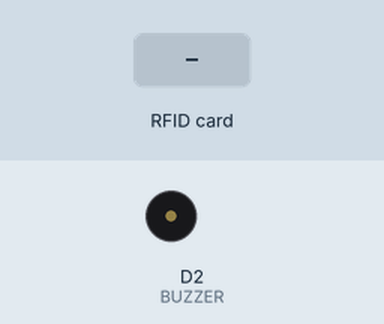
Simulated run of this sketch. Board: ESP8266 (NodeMCU). Parts: buzzer (waves = sounding, pin HIGH). The inputs (shaded band) are chosen by the test bench. WiFi joins after 1.5 s; servers stay silent unless stated; uploads are accepted with an empty reply; what the sketch prints to the serial monitor is not drawn.

Above: at 5.2 s.
5.3 s: RFID card 5E 7A 19 C4 held to the reader
At 5.5 s:
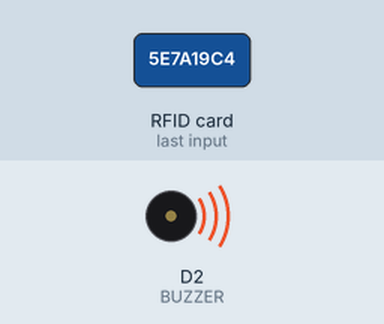
Timing chart, 0 to 8.3 s (numbered marks = the images above; inputs shaded):
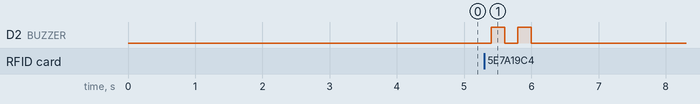

The sketch:

send_data_to_google_sheet.ino
```cpp
#include <SPI.h>
#include <MFRC522.h>
#include <Arduino.h>
#include <ESP8266WiFi.h>
#include <ESP8266WiFiMulti.h>
#include <ESP8266HTTPClient.h>
#include <WiFiClient.h>
#include <WiFiClientSecureBearSSL.h>

// Fingerprint for demo URL, expires on June 2, 2021, needs to be updated well before this date
const uint8_t fingerprint[20] = {0xED, 0x88, 0x16, 0x3C, 0xFE, 0xE3, 0x0A, 0x31, 0x34, 0xFF, 0xBE, 0x21, 0xB4, 0x92, 0xAA, 0x6F, 0xB9, 0xEA, 0xAA, 0xB5};
// ED 88 16 3C FE E3 0A 31 34 FF BE 21 B4 92 AA 6F B9 EA AA B5

#define RST_PIN  D3     // Configurable, see typical pin layout above
#define SS_PIN   D4     // Configurable, see typical pin layout above
#define BUZZER   D2     // Configurable, see typical pin layout above

MFRC522 mfrc522(SS_PIN, RST_PIN);  // Instance of the class
MFRC522::MIFARE_Key key;
ESP8266WiFiMulti WiFiMulti;
MFRC522::StatusCode status;

/* Be aware of Sector Trailer Blocks */
int blockNum = 2;

/* Create another array to read data from Block */
/* Legthn of buffer should be 2 Bytes more than the size of Block (16 Bytes) */
byte bufferLen = 18;
byte readBlockData[18];

String data2;
const String data1 = "https://script.google.com/macros/s/AKfycbxeyOkoyPcXB2ih_tYhpxEF8CfAhOwUao3hDugCDZRA0ngqnfYDP9kmxbzolWvnHaGLZA/exec?name=";

void setup()
{
  /* Initialize serial communications with the PC */
  Serial.begin(9600);
  // Serial.setDebugOutput(true);

  Serial.println();
  Serial.println();
  Serial.println();

  for (uint8_t t = 4; t > 0; t--)
  {
    Serial.printf("[SETUP] WAIT %d...\n", t);
    Serial.flush();
    delay(1000);
  }

  WiFi.mode(WIFI_STA);

  /* Put your WIFI Name and Password here */
  WiFiMulti.addAP("Wifi-Name", "PAssword");

  /* Set BUZZER as OUTPUT */
  pinMode(BUZZER, OUTPUT);
  /* Initialize SPI bus */
  SPI.begin();
}

void loop()
{
  /* Initialize MFRC522 Module */
  mfrc522.PCD_Init();
  /* Look for new cards */
  /* Reset the loop if no new card is present on RC522 Reader */
  if ( ! mfrc522.PICC_IsNewCardPresent())
  {
    return;
  }
  /* Select one of the cards */
  if ( ! mfrc522.PICC_ReadCardSerial())
  {
    return;
  }
  /* Read data from the same block */
  Serial.println();
  Serial.println(F("Reading last data from RFID..."));
  ReadDataFromBlock(blockNum, readBlockData);
  /* If you want to print the full memory dump, uncomment the next line */
  //mfrc522.PICC_DumpToSerial(&(mfrc522.uid));

  /* Print the data read from block */
  Serial.println();
  Serial.print(F("Last data in RFID:"));
  Serial.print(blockNum);
  Serial.print(F(" --> "));
  for (int j=0 ; j<16 ; j++)
  {
    Serial.write(readBlockData[j]);
  }
  Serial.println();
  digitalWrite(BUZZER, HIGH);
  delay(200);
  digitalWrite(BUZZER, LOW);
  delay(200);
  digitalWrite(BUZZER, HIGH);
  delay(200);
  digitalWrite(BUZZER, LOW);

  // wait for WiFi connection
  if ((WiFiMulti.run() == WL_CONNECTED))
  {
    std::unique_ptr<BearSSL::WiFiClientSecure>client(new BearSSL::WiFiClientSecure);

    client->setFingerprint(fingerprint);
    // Or, if you happy to ignore the SSL certificate, then use the following line instead:
    // client->setInsecure();

    data2 = data1 + String((char*)readBlockData);
    data2.trim();
    Serial.println(data2);

    HTTPClient https;
    Serial.print(F("[HTTPS] begin...\n"));
    if (https.begin(*client, (String)data2))
    {
      // HTTP
      Serial.print(F("[HTTPS] GET...\n"));
      // start connection and send HTTP header
      int httpCode = https.GET();

      // httpCode will be negative on error
      if (httpCode > 0)
      {
        // HTTP header has been send and Server response header has been handled
        Serial.printf("[HTTPS] GET... code: %d\n", httpCode);
        // file found at server
      }
      else
      {
        Serial.printf("[HTTPS] GET... failed, error: %s\n", https.errorToString(httpCode).c_str());
      }
      https.end();
      delay(1000);
    }
    else
    {
      Serial.printf("[HTTPS} Unable to connect\n");
    }
  }
}

void ReadDataFromBlock(int blockNum, byte readBlockData[])
{
  /* Prepare the ksy for authentication */
  /* All keys are set to FFFFFFFFFFFFh at chip delivery from the factory */
  for (byte i = 0; i < 6; i++)
  {
    key.keyByte[i] = 0xFF;
  }
  /* Authenticating the desired data block for Read access using Key A */
  status = mfrc522.PCD_Authenticate(MFRC522::PICC_CMD_MF_AUTH_KEY_A, blockNum, &key, &(mfrc522.uid));

  if (status != MFRC522::STATUS_OK)
  {
     Serial.print("Authentication failed for Read: ");
     Serial.println(mfrc522.GetStatusCodeName(status));
     return;
  }
  else
  {
    Serial.println("Authentication success");
  }

  /* Reading data from the Block */
  status = mfrc522.MIFARE_Read(blockNum, readBlockData, &bufferLen);
  if (status != MFRC522::STATUS_OK)
  {
    Serial.print("Reading failed: ");
    Serial.println(mfrc522.GetStatusCodeName(status));
    return;
  }
  else
  {
    Serial.println("Block was read successfully");
  }
}
```

Measured:
- after the input at 5.3 s, D2 (BUZZER): alternates HIGH for 0.20 s and LOW for 0.20 s, 4 changes in all, then stays LOW, starting after 0.10 s
